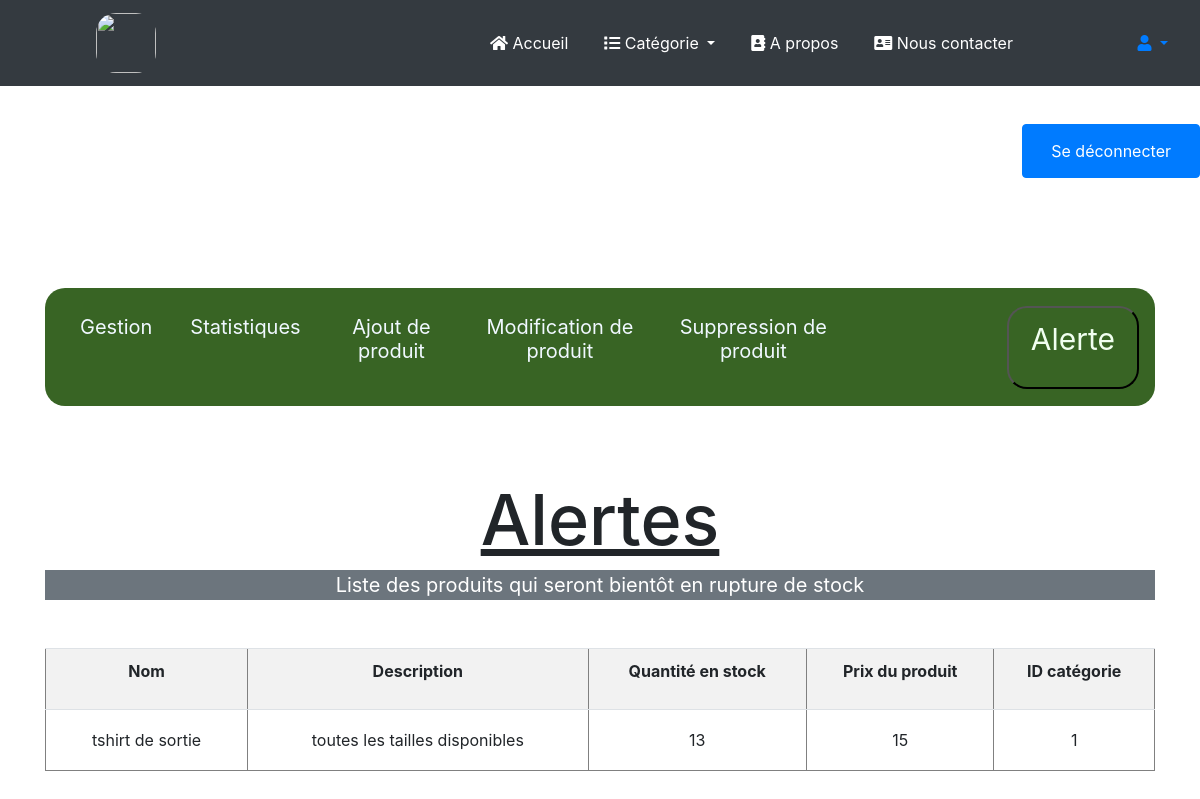
The app's page /gestion/alerte.php (signed in) with its own data.
### tables this page shows
CREATE TABLE `produit` (
  `id_produit` int(11) NOT NULL,
  `nom_produit` varchar(50) NOT NULL,
  `description_produit` varchar(50) NOT NULL,
  `prix_produit` float NOT NULL,
  `qte_en_stock` int(11) NOT NULL,
  `id_categorie` int(11) NOT NULL
);

### gestion/function.php (called while the page is built, shortened)
<?php
function est_connecte(): bool {
    return !empty($_SESSION['connecte']);
}
function user_connected() {
   if (!est_connecte()) {
      header('Location: ../connexionAdmin.php');
      exit();
  }
  else{
   return 1;
  }
}

### gestion/alerte.php (the view, shortened to what this page needs)
<?php
require_once './function.php';
if ( user_connected() ) {
    $host = 'localhost';
    $db_name = 'projet';
    $username = 'root';
    $password = '';
    try {
        $bdd = new PDO("mysql:host=$host;dbname=$db_name", $username, $password);
        $bdd->setAttribute(PDO::ATTR_ERRMODE, PDO::ERRMODE_EXCEPTION);
        $sql = "SELECT * FROM produit WHERE prix_produit <= 20  ";
        $req = $bdd->query($sql);
    } catch (PDOException $e) {
        die("Erreur de connexion à la base de données: " . $e->getMessage());
    }
}
?>
<!DOCTYPE html>
<html lang="en">
<head>
    <link rel="stylesheet" href="fontawesome/css/all.min.css">
    <link rel="stylesheet" href="nodes/bootstrap/css/bootstrap.css">
</head>
<div class="" style="margin-top:100px">
        <?php   if(est_connecte()){
                include_once '../deconnexion.php';
            }
        ?>
    </div>
<body>
    <?php include "folder/header.php"; ?>
    <?php include "folder/toolBar.php"; ?>
    <div class="container" style="margin-bottom: 100px">
        <br><br><br>
        <h1 align="center" style="font-size:70px;"> <u> Alertes </u></h1>
        <div class="bg-secondary  text-white" align="center" style="font-size:20px;">Liste des produits qui seront bientôt en rupture de stock</div>
            <br><br>
        <table border="1" class="table table-striped">
            <tr>
                <td><b><p>Nom</p></b></td>
                <td><p><b>Description</b></p></td>
                <td> <p><b>Quantité en stock</b></p></td>
                <td> <p><b>Prix du produit</b></p></td>
                <td> <p><b>ID catégorie</b></p></td>
            </tr>
            <?php while ($result = $req->fetch()) {  ?>
            <tr >
                <td style="padding: 20px;"><?php echo $result['nom_produit'] ?></td>
                <td style="padding: 20px;"><?php echo $result['description_produit'] ?></td>
                <td style="padding: 20px;"><?php echo $result['qte_en_stock'] ?></td>
                <td style="padding: 20px;"><?php echo $result['prix_produit'] ?></td>
                <td style="padding: 20px;"><?php echo $result['id_categorie'] ?></td>
            </tr>
            <?php } ?>
        </table>
    </div>
</body>
</html>

### gestion/folder/style.php (style rules this page uses)
body { background: url(./bleu.jpg)no-repeat 50% 50%; background-size: cover; border-radius: 0px 0px 20px 20px; margin-bottom: 40px; }
td { text-align: center; }

### records on screen
produit: nom_produit "tshirt de sortie", description_produit "toutes les tailles disponibles", qte_en_stock "13", prix_produit "15", id_categorie "1"
